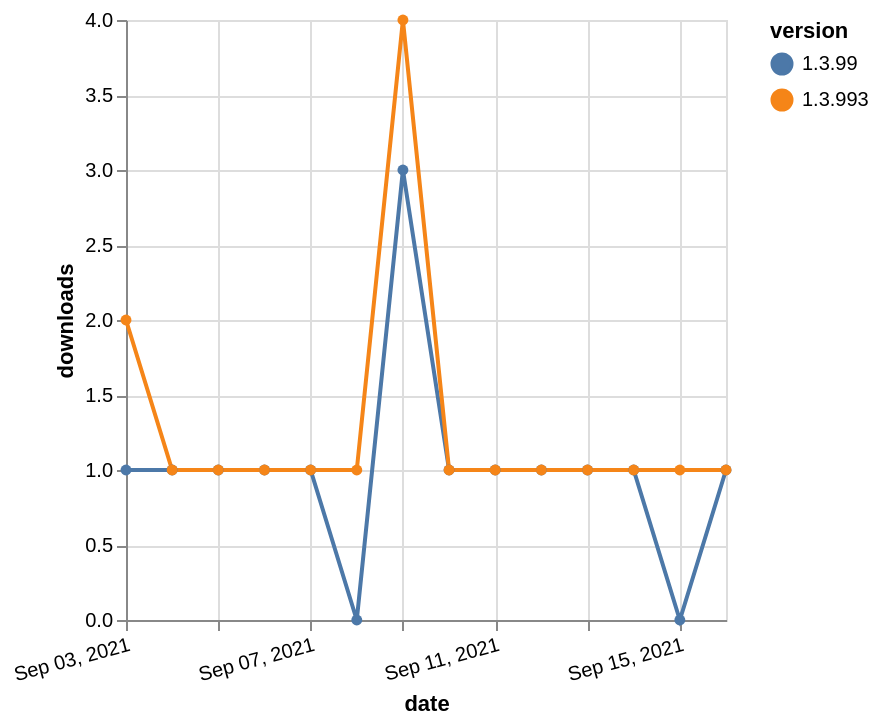

Express this chart as Vega-Lite.
### Vega-Lite specification from a JSON file in a GitHub repository (floating-point values rounded to 4 significant figures)
{"$schema": "https://vega.github.io/schema/vega-lite/v5.json", "description": "A simple bar chart with embedded data.", "data": {"values": [{"date": "2021-09-03", "total": 382, "delta": 1, "version": "1.3.99"}, {"date": "2021-09-04", "total": 383, "delta": 1, "version": "1.3.99"}, {"date": "2021-09-05", "total": 384, "delta": 1, "version": "1.3.99"}, {"date": "2021-09-06", "total": 385, "delta": 1, "version": "1.3.99"}, {"date": "2021-09-07", "total": 386, "delta": 1, "version": "1.3.99"}, {"date": "2021-09-08", "total": 386, "delta": 0, "version": "1.3.99"}, {"date": "2021-09-09", "total": 389, "delta": 3, "version": "1.3.99"}, {"date": "2021-09-10", "total": 390, "delta": 1, "version": "1.3.99"}, {"date": "2021-09-11", "total": 391, "delta": 1, "version": "1.3.99"}, {"date": "2021-09-12", "total": 392, "delta": 1, "version": "1.3.99"}, {"date": "2021-09-13", "total": 393, "delta": 1, "version": "1.3.99"}, {"date": "2021-09-14", "total": 394, "delta": 1, "version": "1.3.99"}, {"date": "2021-09-15", "total": 394, "delta": 0, "version": "1.3.99"}, {"date": "2021-09-16", "total": 395, "delta": 1, "version": "1.3.99"}, {"date": "2021-09-03", "total": 242, "delta": 2, "version": "1.3.993"}, {"date": "2021-09-04", "total": 243, "delta": 1, "version": "1.3.993"}, {"date": "2021-09-05", "total": 244, "delta": 1, "version": "1.3.993"}, {"date": "2021-09-06", "total": 245, "delta": 1, "version": "1.3.993"}, {"date": "2021-09-07", "total": 246, "delta": 1, "version": "1.3.993"}, {"date": "2021-09-08", "total": 247, "delta": 1, "version": "1.3.993"}, {"date": "2021-09-09", "total": 251, "delta": 4, "version": "1.3.993"}, {"date": "2021-09-10", "total": 252, "delta": 1, "version": "1.3.993"}, {"date": "2021-09-11", "total": 253, "delta": 1, "version": "1.3.993"}, {"date": "2021-09-12", "total": 254, "delta": 1, "version": "1.3.993"}, {"date": "2021-09-13", "total": 255, "delta": 1, "version": "1.3.993"}, {"date": "2021-09-14", "total": 256, "delta": 1, "version": "1.3.993"}, {"date": "2021-09-15", "total": 257, "delta": 1, "version": "1.3.993"}, {"date": "2021-09-16", "total": 258, "delta": 1, "version": "1.3.993"}]}, "width": "container", "mark": {"type": "line", "point": {"filled": true}}, "encoding": {"x": {"field": "date", "type": "temporal", "timeUnit": "yearmonthdate", "title": "date", "axis": {"labelAngle": -15}}, "y": {"field": "delta", "type": "quantitative", "title": "downloads"}, "color": {"field": "version", "type": "nominal"}, "tooltip": {"field": "delta"}}}
